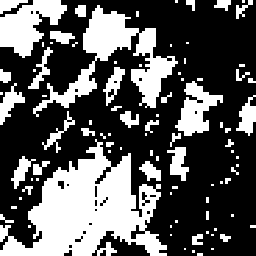
#> input picture images_BW/country2.bmp, 256 x 256 px
$ python kmeans_2classes.py
#> lines starting #> are read from the running program, lines starting #| are printed output that depends on the picture; after the words box and inside, x2 and y2 are one past the last pixel; in counts of white or black regions, pixels touching at a corner belong together
### basictools.py
from sklearn.cluster import KMeans
import numpy as np
import cv2

def ResizeWithAspectRatio(image, width=None, height=None, inter=cv2.INTER_AREA):
    # this function allows to always display images with respect to ratio - needed for concatenation of images in particular
    # credit goes to nathancy from StackOverflow
    dim = None
    (h, w) = image.shape[:2]

    if width is None and height is None:
        return image
    if width is None:
        r = height / float(h)
        dim = (int(w * r), height)
    else:
        r = width / float(w)
        dim = (width, int(h * r))

    return cv2.resize(image, dim, interpolation=inter)

def read_image(path : str):
#> called with path = './images_BW/country2.bmp'
    image = cv2.imread(path)
#> image is the input picture: shape (256, 256, 3); 35.2% white; 91 white regions (53 under 20 px), largest, box (x1, y1, x2, y2) and area: (0, 139, 167, 256) 9774, (33, 5, 178, 117) 4458, (0, 0, 67, 58) 2070
    image //= 255 # anticipating use of gaussian noise
    grey_img = cv2.cvtColor(image, cv2.COLOR_BGR2GRAY) # making sure it's greyscale
    return grey_img, np.shape(grey_img)

def display_image(title:str, image):
    cv2.imshow(title + ' (press any key to close window)', ResizeWithAspectRatio(image, width=640)) # cv2.resize(image, (1024,576)) instead of image to specify size depending on device
    cv2.waitKey()
    cv2.destroyAllWindows()

def identify_classes(X):
    return np.unique(X)

def gauss_noise(X, m, n, cl1, cl2, m1, sig1, m2, sig2):
    # adding gaussian noise to each class separatly
    gaussian_class_1 = np.random.normal(m1, sig1, (m,n))
    gaussian_class_1[X == cl2] = 0
    gaussian_class_2 = np.random.normal(m2, sig2, (m,n))
    gaussian_class_2[X == cl1] = 0
    noise = gaussian_class_1 + gaussian_class_2

    return noise

def error_rate(tolerance, A, B, m, n):
    return 1 - (abs(A - B) <= tolerance).sum()/(m*n) # rate of different pixels between A & B

def evaluate_kmeans(k, A, B):
    shape = A.shape

    model = KMeans(n_clusters=k).fit(B.reshape(-1,1))
    # .clip(0, x) empirically gives better results in our specific case with x>1
    # the intuition is that here since we've got a measure of proximity
    # there are more chances that occurences above 1 stem from a gaussian noise added to a point where class is 1
    # so we stack occurences bellow 0 at 0, and let those above 1 draw the centroids towards 1

    values = model.cluster_centers_
    labels = model.labels_
    img_seg = values[labels].reshape(shape) # KM segmented image

    # adapting classes to our problem
    unique_values = np.unique(img_seg)
    img_seg[img_seg == unique_values[0]] = 0
    img_seg[img_seg == unique_values[1]] = 1

    return img_seg, error_rate(0, img_seg, A, shape[0], shape[1])

### kmeans_2classes.py
from basictools import *
import numpy as np


def main():

    path = './images_BW/country2.bmp'
    print(f'Image : {path.split("/")[-1]}')

    image, shape = read_image(path)
#> shape = (256, 256)
    cl1, cl2 = identify_classes(image)
#> cl1 = 0; cl2 = 1
    print(f'classe 1 : {cl1}, classe 2 : {cl2}')
#| classe 1 : 0, classe 2 : 1

    m, n = shape[0], shape[1]
#> m = 256; n = 256

    # noises we'll be using
    noise_1 = gauss_noise(image, m, n,cl1, cl2, .3, .1, -.4, .1)
    noise_2 = gauss_noise(image, m, n,cl1, cl2, .3, .3, -.55, .3)
    noise_3 = gauss_noise(image, m, n,cl1, cl2, .4, .3, -.6, .47)

    # adding gaussian noise to our image
    noisy_1 = image + noise_1
    noisy_2 = image + noise_2
    noisy_3 = image + noise_3

    # displaying noisy images together
    noisy = (noisy_1, noisy_2, noisy_3)
    combine_noisy = np.concatenate(noisy, axis=1)
    display_image('noisy_1, noisy_2 & noisy_3', combine_noisy)
#> in display_image, `cv2.imshow(title + ' (press any key to close window)', ResizeWithAspec..`:
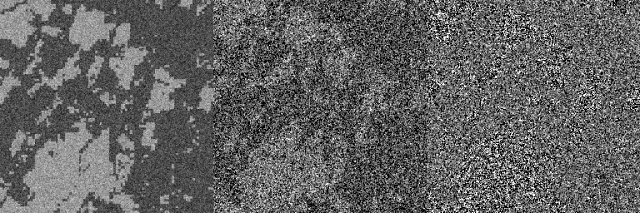
#> window 'noisy_1, noisy_2 & noisy_3 (pr': shape (213, 640); min 0, max 255, mean 98.6

    # Kmeans on noisy_1 & error evaluation
    img_seg_1, error_1 = evaluate_kmeans(2, image, noisy_1)
#> in evaluate_kmeans, `values = model.cluster_centers_`: values = [0.29, 0.599]
#> in evaluate_kmeans, `img_seg = values[labels].reshape(shape)`: img_seg: shape (256, 256) float64; values 0.29 (black) and 0.599 (white), 37.7% white; 1973 white regions (1932 under 20 px), largest, box (x1, y1, x2, y2) and area: (0, 139, 168, 256) 9226, (33, 5, 178, 118) 4293, (0, 0, 67, 59) 1950
#> error_1 = 0.0681
    KM_result_1 = np.concatenate((image, noisy_1, img_seg_1), axis=1)
    display_image('Image, Noisy_1, KMeans', KM_result_1)
#> call 2 of ResizeWithAspectRatio, with width = 640, inter = 3
#> in ResizeWithAspectRatio (call 2), `return cv2.resize(image, dim, interpolation=inter)`:
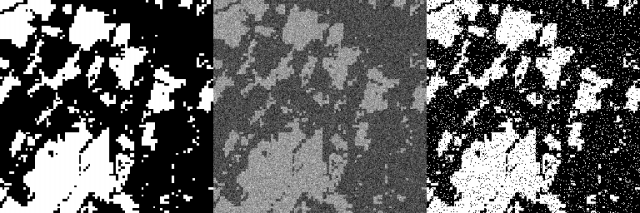
#> returned value: shape (213, 640) float64; min 0, max 1, mean 0.378
    print(f'Error rate between image & KMeans on noisy : {error_1:.2%}')
#| Error rate between image & KMeans on noisy : 6.81%

    # cv2.imwrite('KM_result_1.png', 255 * KM_result_1) # write result into PNG file

    # Kmeans on noisy_2 & error evaluation
    img_seg_2, error_2 = evaluate_kmeans(2, image, noisy_2)
#> call 2 of evaluate_kmeans, with k = 2
#> in evaluate_kmeans (call 2), `values = model.cluster_centers_`: values = [0.601, 0.109]
#> in evaluate_kmeans (call 2), `img_seg = values[labels].reshape(shape)`:
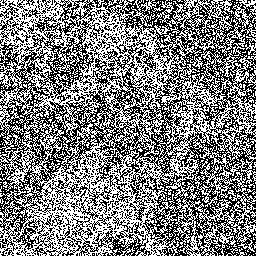
#> img_seg: shape (256, 256) float64; values 0.109 (black) and 0.601 (white), 49.8% white in thin lines or dots
#> in evaluate_kmeans (call 2), `unique_values = np.unique(img_seg)`: unique_values = [0.109, 0.601]
#> in evaluate_kmeans (call 2), `img_seg[img_seg == unique_values[1]] = 1`: img_seg: shape (256, 256) float64; values 0 (black) and 1 (white), 49.8% white in thin lines or dots
#> error_2 = 0.414
    KM_result_2 = np.concatenate((image, noisy_2, img_seg_2), axis=1)
    display_image('Image, Noisy_2, KMeans', KM_result_2)
#> call 3 of display_image, with title = 'Image, Noisy_2, KMeans'
#> in display_image (call 3), `cv2.imshow(title + ' (press any key to close window)', ResizeWithAspec..`:
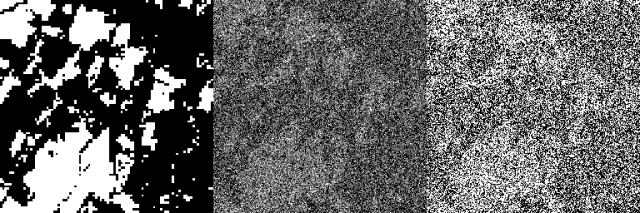
#> window 'Image, Noisy_2, KMeans (press ': shape (213, 640); min 0, max 255, mean 102.1
    print(f'Error rate between image & KMeans on noisy_1 : {error_2:.2%}')
#| Error rate between image & KMeans on noisy_1 : 41.37%

    # cv2.imwrite('KM_result_2.png', 255 * KM_result_2)

    # Kmeans on noisy_3 & error evaluation
    img_seg_3, error_3 = evaluate_kmeans(2, image, noisy_3)
#> call 3 of evaluate_kmeans, with k = 2
#> in evaluate_kmeans (call 3), `values = model.cluster_centers_`: values = [0.695, 0.12]
#> in evaluate_kmeans (call 3), `img_seg = values[labels].reshape(shape)`:
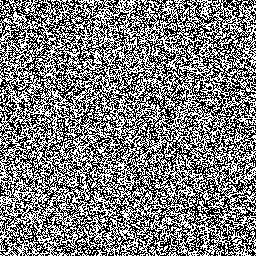
#> img_seg: shape (256, 256) float64; values 0.12 (black) and 0.695 (white), 49.2% white in thin lines or dots
#> in evaluate_kmeans (call 3), `unique_values = np.unique(img_seg)`: unique_values = [0.12, 0.695]
#> in evaluate_kmeans (call 3), `img_seg[img_seg == unique_values[1]] = 1`: img_seg: shape (256, 256) float64; values 0 (black) and 1 (white), 49.2% white in thin lines or dots
#> error_3 = 0.494
    KM_result_3 = np.concatenate((image, noisy_3, img_seg_3), axis=1)
    display_image('Image, Noisy_2, KMeans', KM_result_3)
#> call 4 of display_image, with title = 'Image, Noisy_2, KMeans'
#> call 4 of ResizeWithAspectRatio, with width = 640, inter = 3
#> in ResizeWithAspectRatio (call 4), `return cv2.resize(image, dim, interpolation=inter)`:
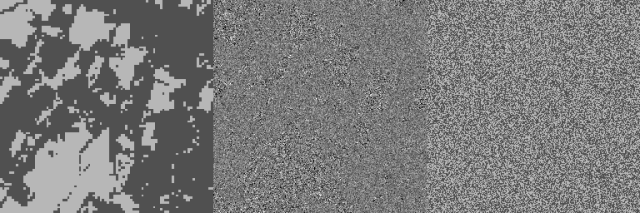
#> returned value: shape (213, 640) float64; min -0.78, max 1.7, mean 0.415; drawn with min black and max white
#> in display_image (call 4), `cv2.imshow(title + ' (press any key to close window)', ResizeWithAspec..`:
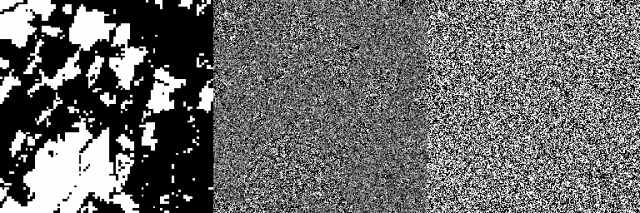
#> window 'Image, Noisy_2, KMeans (press ': shape (213, 640); min 0, max 255, mean 105.9
    print(f'Error rate between image & KMeans on noisy_1 : {error_3:.2%}')
#| Error rate between image & KMeans on noisy_1 : 49.42%

    # cv2.imwrite('KM_result_3.png', 255 * KM_result_3)


if __name__ == '__main__':
    main()

$ run again, with images_BW/alfa2.bmp copied over images_BW/country2.bmp
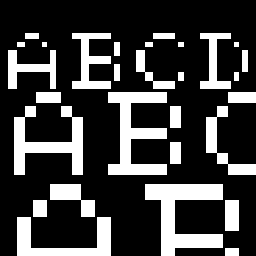
#> input picture images_BW/alfa2.bmp, 256 x 256 px
#> in read_image, image is the input picture: shape (256, 256, 3); 24.7% white; 29 white regions, largest, box (x1, y1, x2, y2) and area: (145, 184, 223, 256) 2704, (108, 92, 167, 175) 2365, (14, 106, 83, 175) 2035
#> in main, `image, shape = read_image(path)`: shape = (256, 256)
#> cl1 = 0; cl2 = 1
#| classe 1 : 0, classe 2 : 1
#> m = 256
#> values = [0.284, 0.583]
#> error_1 = 0.0775
#| Error rate between image & KMeans on noisy : 7.75%
#> error_2 = 0.432
#| Error rate between image & KMeans on noisy_1 : 43.23%
#> values = [0.672, 0.126]
#> in evaluate_kmeans (call 3), `img_seg = values[labels].reshape(shape)`:
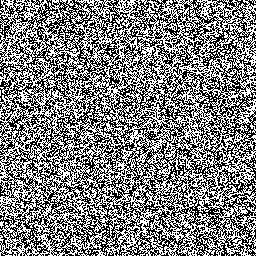
#> img_seg: shape (256, 256) float64; values 0.126 (black) and 0.672 (white), 50.3% white; black in thin lines or dots
#> unique_values = [0.126, 0.672]
#> error_3 = 0.5
#> in display_image (call 4), `cv2.imshow(title + ' (press any key to close window)', ResizeWithAspec..`:
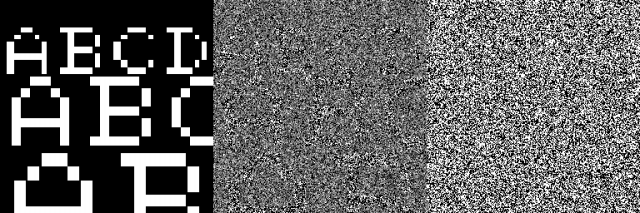
#> window 'Image, Noisy_2, KMeans (press ': shape (213, 640); min 0, max 255, mean 97.8
#| Error rate between image & KMeans on noisy_1 : 50.02%

$ run again, with images_BW/cible2.bmp copied over images_BW/country2.bmp
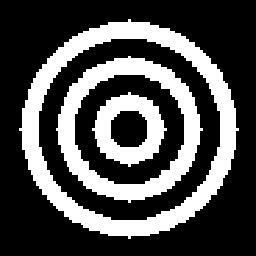
#> input picture images_BW/cible2.bmp, 256 x 256 px
#> in read_image, image is the input picture: shape (256, 256, 3); 30.5% white; 3 white regions, box (x1, y1, x2, y2) and area: (19, 19, 239, 239) 10608, (56, 56, 203, 203) 6600, (92, 92, 167, 167) 2788
#> in main, `image, shape = read_image(path)`: shape = (256, 256)
#> cl1 = 0; cl2 = 1
#| classe 1 : 0, classe 2 : 1
#> m = 256
#> values = [0.287, 0.594]
#> error_1 = 0.0696
#| Error rate between image & KMeans on noisy : 6.96%
#> error_2 = 0.42
#| Error rate between image & KMeans on noisy_1 : 42.04%
#> error_3 = 0.497
#> in display_image (call 4), `cv2.imshow(title + ' (press any key to close window)', ResizeWithAspec..`:
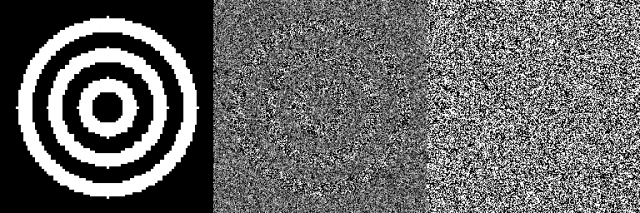
#> window 'Image, Noisy_2, KMeans (press ': shape (213, 640); min 0, max 255, mean 102.2
#| Error rate between image & KMeans on noisy_1 : 49.70%
